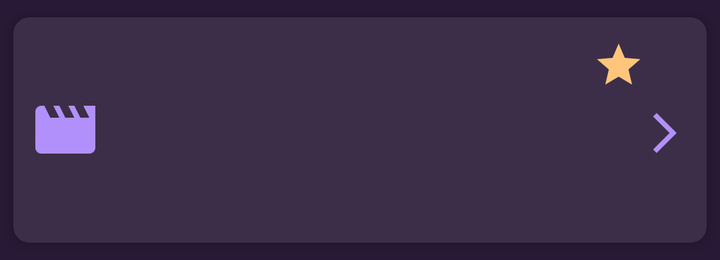
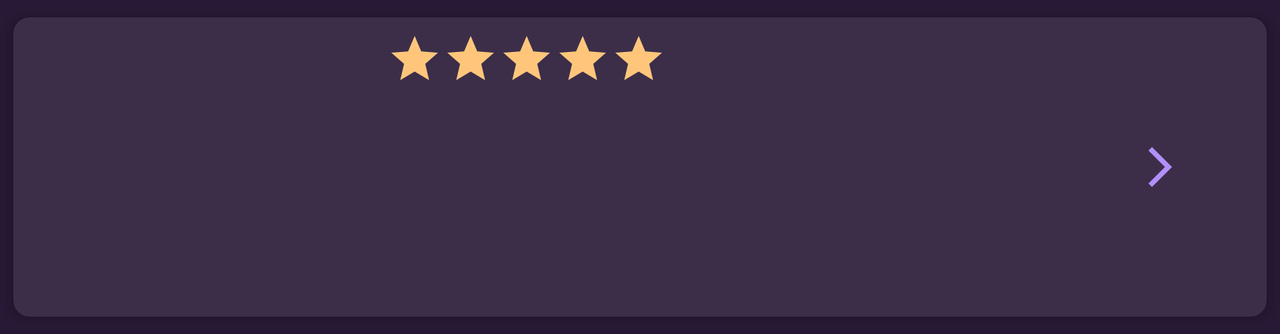

Two renders of one Android screen. The first uses the default layout on a phone; the second uses the alternative layout the repository ships for a different screen configuration, on a matching device. The two XML files are below.
<!-- AndroidManifest.xml: application theme Theme.CineView -->
<!-- res/layout/card_view.xml -->
<?xml version="1.0" encoding="utf-8"?>
<LinearLayout xmlns:android="http://schemas.android.com/apk/res/android"
    xmlns:app="http://schemas.android.com/apk/res-auto"
    android:layout_width="match_parent"
    android:layout_height="wrap_content"
    android:orientation="vertical">

    <androidx.cardview.widget.CardView
        android:layout_width="match_parent"
        android:layout_height="wrap_content"
        app:cardBackgroundColor="@color/purple_toolbar"
        app:cardCornerRadius="8dp"
        app:cardElevation="4dp"
        app:cardUseCompatPadding="true">

        <LinearLayout
            android:layout_width="match_parent"
            android:layout_height="wrap_content"
            android:orientation="horizontal"
            android:weightSum="10">

            <ImageView
                android:layout_width="wrap_content"
                android:layout_height="wrap_content"
                android:layout_gravity="center_vertical|start"
                android:layout_marginStart="8dp"
                android:src="@drawable/ic_movie">

            </ImageView>

            <LinearLayout
                android:layout_width="248dp"
                android:layout_height="wrap_content"
                android:layout_weight="9"
                android:orientation="vertical">

                <TextView
                    android:id="@+id/filme_name"
                    android:layout_width="wrap_content"
                    android:layout_height="wrap_content"
                    android:layout_marginStart="20dp"
                    android:layout_marginTop="15dp"
                    android:textColor="@color/white"
                    android:textSize="26sp"
                    android:textStyle="bold" />

                <TextView
                    android:id="@+id/filme_cinema"
                    android:layout_width="wrap_content"
                    android:layout_height="wrap_content"
                    android:layout_marginStart="20dp"
                    android:layout_marginTop="5dp"
                    android:textColor="@color/white"
                    android:textSize="18sp" />

                <TextView
                    android:id="@+id/data"
                    android:layout_width="wrap_content"
                    android:layout_height="wrap_content"
                    android:layout_marginStart="20dp"
                    android:layout_marginTop="8dp"
                    android:layout_marginBottom="8dp"
                    android:textColor="@color/white"
                    android:textSize="13sp">


                </TextView>

            </LinearLayout>


            <LinearLayout
                android:layout_width="wrap_content"
                android:layout_height="wrap_content"
                android:layout_weight="2"
                android:orientation="vertical">

                <LinearLayout
                    android:id="@+id/rating"
                    android:layout_width="wrap_content"
                    android:layout_height="wrap_content"
                    android:layout_marginTop="10dp"
                    android:layout_marginEnd="30dp"
                    android:orientation="horizontal">

                    <TextView
                        android:id="@+id/rating_number"
                        android:layout_width="wrap_content"
                        android:layout_height="wrap_content"
                        android:layout_marginStart="6dp"
                        android:layout_marginTop="4dp"
                        android:textColor="@color/white"
                        android:textSize="15sp"
                        android:textStyle="bold">

                    </TextView>

                    <ImageView
                        android:layout_width="wrap_content"
                        android:layout_height="wrap_content"
                        android:src="@drawable/ic_star">

                    </ImageView>


                </LinearLayout>

                <ImageView
                    android:layout_width="wrap_content"
                    android:layout_height="wrap_content"
                    android:layout_gravity="center_vertical|end"
                    android:padding="8dp"
                    android:src="@drawable/ic_arrow" />

            </LinearLayout>


        </LinearLayout>

    </androidx.cardview.widget.CardView>

</LinearLayout>
<!-- resources referenced by this layout -->
<resources>
  <color name="purple_toolbar">#3C2E48</color>
  <color name="white">#FFFFFFFF</color>
  <!-- drawable ic_arrow (drawable) -->
  <vector android:autoMirrored="true" android:height="24dp"
      android:tint="#B290FB" android:viewportHeight="24"
      android:viewportWidth="24" android:width="24dp" xmlns:android="http://schemas.android.com/apk/res/android">
      <path android:fillColor="@android:color/white" android:pathData="M6.23,20.23l1.77,1.77l10,-10l-10,-10l-1.77,1.77l8.23,8.23z"/>
  </vector>
  <!-- drawable ic_movie (drawable) -->
  <vector android:autoMirrored="true" android:height="36dp"
      android:tint="#B290FB" android:viewportHeight="24"
      android:viewportWidth="24" android:width="36dp" xmlns:android="http://schemas.android.com/apk/res/android">
      <path android:fillColor="@android:color/white" android:pathData="M18,4l2,4h-3l-2,-4h-2l2,4h-3l-2,-4H8l2,4H7L5,4H4c-1.1,0 -1.99,0.9 -1.99,2L2,18c0,1.1 0.9,2 2,2h16c1.1,0 2,-0.9 2,-2V4h-4z"/>
  </vector>
  <!-- drawable ic_star (drawable) -->
  <vector android:autoMirrored="true" android:height="28dp"
      android:tint="#FFC67B" android:viewportHeight="24"
      android:viewportWidth="24" android:width="28dp" xmlns:android="http://schemas.android.com/apk/res/android">
      <path android:fillColor="@android:color/white" android:pathData="M12,17.27L18.18,21l-1.64,-7.03L22,9.24l-7.19,-0.61L12,2 9.19,8.63 2,9.24l5.46,4.73L5.82,21z"/>
  </vector>
  <style name="Theme.CineView" parent="Theme.MaterialComponents.DayNight.NoActionBar">
          
  
          <item name="android:windowBackground">@color/purple_background</item>
          <item name="android:colorPrimary">@color/white</item>
          
          <item name="android:fontFamily">@font/nunito</item>
  
          
      </style>
  <color name="purple_background">#281936</color>
</resources>
<!-- res/layout-land/card_view.xml (the repository's variant of the layout above) -->
<!-- drawn on the phone turned sideways -->
<?xml version="1.0" encoding="utf-8"?>
<LinearLayout
    xmlns:android="http://schemas.android.com/apk/res/android"
    xmlns:app="http://schemas.android.com/apk/res-auto"
    android:orientation="vertical"
    android:layout_width="match_parent"
    android:layout_height="wrap_content">

    <androidx.cardview.widget.CardView
        android:layout_width="match_parent"
        android:layout_height="wrap_content"
        app:cardBackgroundColor="@color/purple_toolbar"
        app:cardCornerRadius="8dp"
        app:cardElevation="4dp"
        app:cardUseCompatPadding="true">

            <LinearLayout
                android:layout_width="match_parent"
                android:layout_height="wrap_content"
                android:weightSum="10"
                android:orientation="horizontal">

                <ImageView
                    android:id="@+id/cartaz"
                    android:layout_width="100dp"
                    android:layout_height="150dp"
                    android:layout_gravity="center_vertical|start"
                    android:layout_marginStart="20dp"
                    android:layout_weight="1">


                </ImageView>

                <LinearLayout
                    android:layout_width="wrap_content"
                    android:layout_height="wrap_content"
                    android:layout_weight="8"
                    android:orientation="vertical">

                    <LinearLayout
                        android:layout_width="wrap_content"
                        android:layout_height="wrap_content"
                        android:orientation="horizontal">

                        <TextView
                            android:id="@+id/filme_name_land"
                            android:layout_width="wrap_content"
                            android:layout_height="wrap_content"
                            android:layout_marginStart="20dp"
                            android:textColor="@color/white"
                            android:textSize="30sp"
                            android:textStyle="bold"
                            android:visibility="visible" />

                        <LinearLayout
                            android:id="@+id/rating_stars_land"
                            android:layout_width="wrap_content"
                            android:layout_height="wrap_content"
                            android:layout_weight="1"
                            android:orientation="horizontal"
                            android:layout_marginStart="20dp"
                            android:layout_marginTop="7dp">

                            <ImageView
                                android:layout_width="wrap_content"
                                android:layout_height="wrap_content"
                                android:src="@drawable/ic_star" />

                            <ImageView
                                android:layout_width="wrap_content"
                                android:layout_height="wrap_content"
                                android:src="@drawable/ic_star" />

                            <ImageView
                                android:layout_width="wrap_content"
                                android:layout_height="wrap_content"
                                android:src="@drawable/ic_star" />

                            <ImageView
                                android:layout_width="wrap_content"
                                android:layout_height="wrap_content"
                                android:src="@drawable/ic_star" />

                            <ImageView
                                android:layout_width="wrap_content"
                                android:layout_height="wrap_content"
                                android:src="@drawable/ic_star" />

                        </LinearLayout>
                    </LinearLayout>


                    <TextView
                        android:id="@+id/filme_cinema_land"
                        android:layout_width="wrap_content"
                        android:layout_height="wrap_content"
                        android:layout_marginStart="20dp"
                        android:textColor="@color/white"
                        android:layout_marginTop="5dp"
                        android:textSize="20sp" />

                    <TextView
                        android:id="@+id/genero_filme"
                        android:layout_width="wrap_content"
                        android:layout_height="wrap_content"
                        android:layout_marginStart="20dp"
                        android:textColor="@color/white"
                        android:layout_marginTop="7dp"
                        android:textSize="20sp" />

                    <TextView
                        android:id="@+id/filme_data_lancamento"
                        android:layout_width="wrap_content"
                        android:layout_height="wrap_content"
                        android:layout_marginStart="20dp"
                        android:textColor="@color/white"
                        android:layout_marginTop="7dp"
                        android:textSize="16sp" />

                </LinearLayout>

                <ImageView
                    android:layout_width="wrap_content"
                    android:layout_height="wrap_content"
                    android:layout_gravity="center_vertical|end"
                    android:layout_marginEnd="20dp"
                    android:layout_weight="1"
                    android:padding="8dp"
                    android:src="@drawable/ic_arrow" />

            </LinearLayout>

    </androidx.cardview.widget.CardView>

</LinearLayout>
<!-- resources referenced by the variant -->
<!-- as the phone turned sideways resolves them -->
<resources>
  <color name="purple_toolbar">#3C2E48</color>
  <color name="white">#FFFFFFFF</color>
  <!-- drawable ic_arrow (drawable) -->
  <vector android:autoMirrored="true" android:height="24dp"
      android:tint="#B290FB" android:viewportHeight="24"
      android:viewportWidth="24" android:width="24dp" xmlns:android="http://schemas.android.com/apk/res/android">
      <path android:fillColor="@android:color/white" android:pathData="M6.23,20.23l1.77,1.77l10,-10l-10,-10l-1.77,1.77l8.23,8.23z"/>
  </vector>
  <!-- drawable ic_star (drawable) -->
  <vector android:autoMirrored="true" android:height="28dp"
      android:tint="#FFC67B" android:viewportHeight="24"
      android:viewportWidth="24" android:width="28dp" xmlns:android="http://schemas.android.com/apk/res/android">
      <path android:fillColor="@android:color/white" android:pathData="M12,17.27L18.18,21l-1.64,-7.03L22,9.24l-7.19,-0.61L12,2 9.19,8.63 2,9.24l5.46,4.73L5.82,21z"/>
  </vector>
  <style name="Theme.CineView" parent="Theme.MaterialComponents.DayNight.NoActionBar">
          
  
          <item name="android:windowBackground">@color/purple_background</item>
          <item name="android:colorPrimary">@color/white</item>
          
          <item name="android:fontFamily">@font/nunito</item>
  
          
      </style>
  <color name="purple_background">#281936</color>
</resources>
